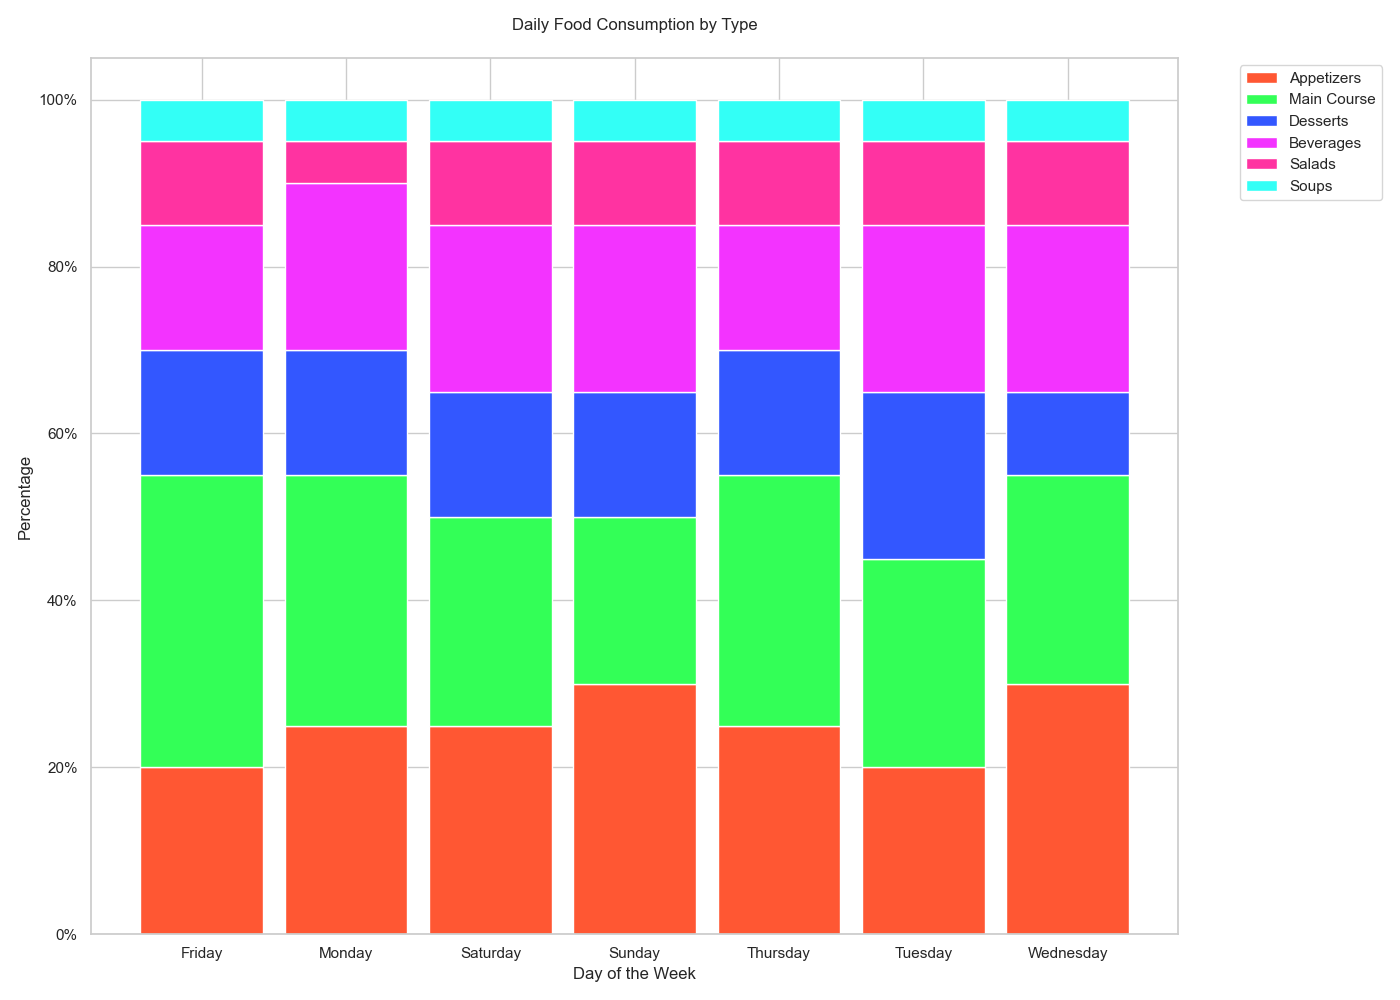

Reproduce this figure in Python.

import seaborn as sns
import matplotlib.pyplot as plt
import pandas as pd

data = [
    {'Day': 'Monday', 'Appetizers': '25%', 'Main Course': '30%', 'Desserts': '15%', 'Beverages': '20%', 'Salads': '5%', 'Soups': '5%'},
    {'Day': 'Tuesday', 'Appetizers': '20%', 'Main Course': '25%', 'Desserts': '20%', 'Beverages': '20%', 'Salads': '10%', 'Soups': '5%'},
    {'Day': 'Wednesday', 'Appetizers': '30%', 'Main Course': '25%', 'Desserts': '10%', 'Beverages': '20%', 'Salads': '10%', 'Soups': '5%'},
    {'Day': 'Thursday', 'Appetizers': '25%', 'Main Course': '30%', 'Desserts': '15%', 'Beverages': '15%', 'Salads': '10%', 'Soups': '5%'},
    {'Day': 'Friday', 'Appetizers': '20%', 'Main Course': '35%', 'Desserts': '15%', 'Beverages': '15%', 'Salads': '10%', 'Soups': '5%'},
    {'Day': 'Saturday', 'Appetizers': '25%', 'Main Course': '25%', 'Desserts': '15%', 'Beverages': '20%', 'Salads': '10%', 'Soups': '5%'},
    {'Day': 'Sunday', 'Appetizers': '30%', 'Main Course': '20%', 'Desserts': '15%', 'Beverages': '20%', 'Salads': '10%', 'Soups': '5%'}
]

df = pd.DataFrame(data)

for col in df.columns:
    if col != 'Day':
        df[col] = df[col].str.rstrip('%').astype('float') / 100

df.set_index('Day', inplace=True)
df.sort_index(inplace=True)

cumsum_df = df.cumsum(axis=1)

fig, ax = plt.subplots(figsize=(14, 10))

colors = ['#FF5733', '#33FF57', '#3357FF', '#F333FF', '#FF33A1', '#33FFF6']
width = 0.85
for i, col in enumerate(df.columns):
    ax.bar(df.index, df[col], bottom=cumsum_df[col] - df[col], color=colors[i], edgecolor='white', width=width)

plt.yticks(ticks=[0, 0.2, 0.4, 0.6, 0.8, 1], labels=['0%', '20%', '40%', '60%', '80%', '100%'])
plt.ylabel('Percentage')
plt.xlabel('Day of the Week')
plt.title('Daily Food Consumption by Type', pad=20)
plt.legend(df.columns, bbox_to_anchor=(1.05, 1), loc='upper left')
plt.tight_layout()

plt.show()
